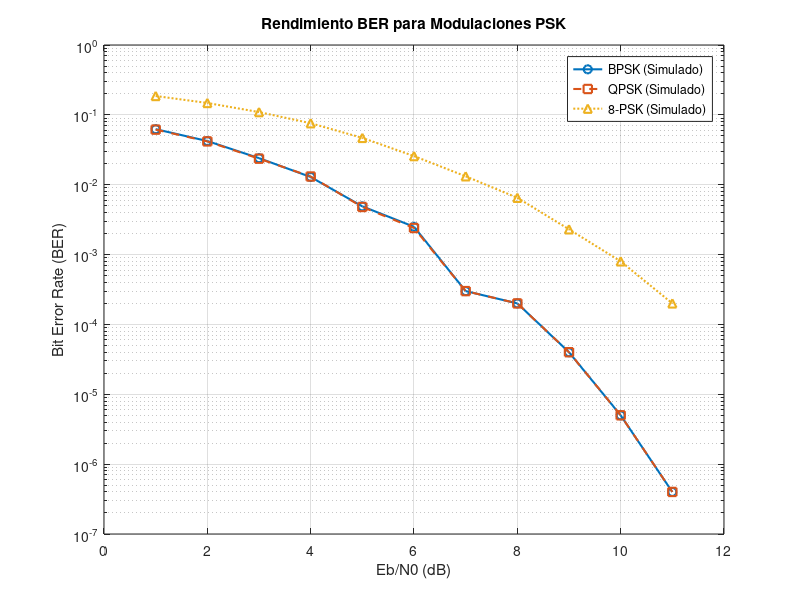

This chart was generated by the following MATLAB code:
clear;
clc;
close all;

eb_n0_db = 1:11;

ber_bpsk = [0.0624, 0.0422, 0.0240, 0.0129, 0.0049, 0.0025, 0.0003, 0.0002, 0.00004, 0.000005, 0.0000004];
ber_qpsk = [0.0615, 0.0417, 0.0236, 0.0131, 0.0048, 0.0024, 0.0003, 0.0002, 0.00004, 0.000005, 0.0000004];
ber_8psk = [0.1862, 0.1479, 0.1096, 0.0759, 0.0468, 0.0257, 0.0132, 0.0065, 0.0023, 0.0008, 0.0002];

figure;

semilogy(eb_n0_db, ber_bpsk, '-o', 'LineWidth', 1.5, 'DisplayName', 'BPSK (Simulado)');
hold on; 
semilogy(eb_n0_db, ber_qpsk, '--s', 'LineWidth', 1.5, 'DisplayName', 'QPSK (Simulado)');
semilogy(eb_n0_db, ber_8psk, ':^', 'LineWidth', 1.5, 'DisplayName', '8-PSK (Simulado)');
hold off;


title('Rendimiento BER para Modulaciones PSK');
xlabel('Eb/N0 (dB)');
ylabel('Bit Error Rate (BER)');

legend('show');

grid on;

xlim([0, 12]);
ylim([1e-7, 1]);